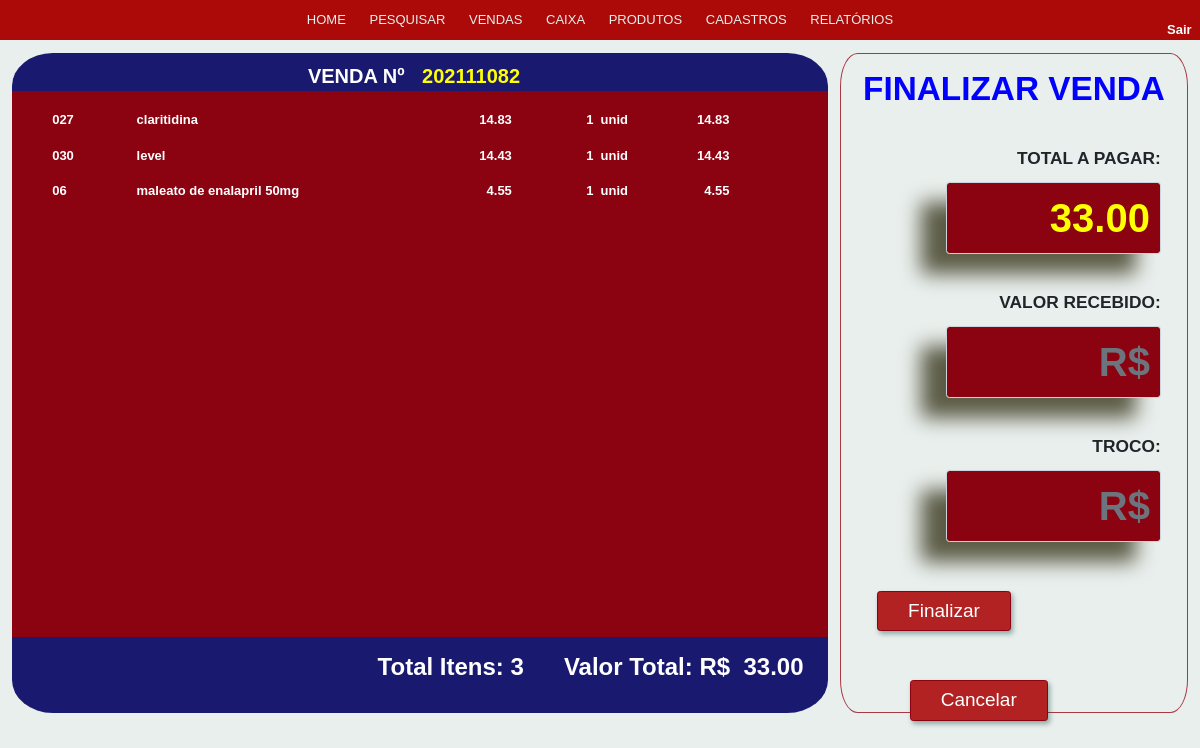
Screenshot of /view/FecharVendaCaixa.php?id_get_venda_up=47 with the database file from the repository.
### tables this page shows
CREATE TABLE IF NOT EXISTS `venda` (
  `id_venda` INT NOT NULL AUTO_INCREMENT,
  `codigo_venda` INT(15) NOT NULL,
  `pessoa_id_pessoa_vendedor` INT NULL,
  `pessoa_id_pessoa_cliente` INT NULL,
  `data_venda` VARCHAR(11) NULL,
  `tipo_pagamento` ENUM('a vista', 'debito', 'credito') NULL,
  `status_venda` ENUM('aberto', 'fechado') NULL DEFAULT 'aberto',
  `valor_venda_sem_desconto` DECIMAL(10,2) NULL,
  `desconto` DECIMAL(10,2) NULL,
  `valor_venda_com_desconto` DECIMAL(10,2) NULL,
  `total_item_venda` INT NULL,
  INDEX `fk_venda_pessoa1_idx` (`pessoa_id_pessoa_vendedor` ASC) ,
  INDEX `fk_venda_pessoa2_idx` (`pessoa_id_pessoa_cliente` ASC) ,
  UNIQUE INDEX `id_venda_UNIQUE` (`id_venda` ASC) ,
  PRIMARY KEY (`id_venda`),
  CONSTRAINT `fk_venda_pessoa1`
    FOREIGN KEY (`pessoa_id_pessoa_vendedor`)
    REFERENCES `pessoa` (`id_pessoa`)
    ON DELETE NO ACTION
    ON UPDATE NO ACTION,
  CONSTRAINT `fk_venda_pessoa2`
    FOREIGN KEY (`pessoa_id_pessoa_cliente`)
    REFERENCES `pessoa` (`id_pessoa`)
    ON DELETE NO ACTION
    ON UPDATE NO ACTION);

CREATE TABLE IF NOT EXISTS `produto` (
  `id_produto` INT NOT NULL AUTO_INCREMENT,
  `nome_produto` VARCHAR(60) NOT NULL,
  `preco_custo` DECIMAL(10,2) NULL,
  `preco_venda` DECIMAL(10,2) NULL,
  `codigo_barras` VARCHAR(45) NULL,
  `pessoa_id_pessoa` INT NOT NULL,
  PRIMARY KEY (`id_produto`),
  INDEX `fk_produto_pessoa1_idx` (`pessoa_id_pessoa` ASC) ,
  CONSTRAINT `fk_produto_pessoa1`
    FOREIGN KEY (`pessoa_id_pessoa`)
    REFERENCES `pessoa` (`id_pessoa`)
    ON DELETE NO ACTION
    ON UPDATE NO ACTION);

CREATE TABLE IF NOT EXISTS `item_Venda` (
  `id_item_venda` INT NOT NULL AUTO_INCREMENT,
  `venda_id_venda` INT NOT NULL,
  `produto_id_produto` INT NOT NULL,
  `quantidade_item` INT NULL,
  `valor_total_item` DECIMAL(10,2) NULL,
  PRIMARY KEY (`id_item_venda`),
  INDEX `fk_Item_Venda_venda1_idx` (`venda_id_venda` ASC) ,
  INDEX `fk_Item_Venda_produto1_idx` (`produto_id_produto` ASC) ,
  CONSTRAINT `fk_Item_Venda_venda1`
    FOREIGN KEY (`venda_id_venda`)
    REFERENCES `venda` (`id_venda`)
    ON DELETE NO ACTION
    ON UPDATE NO ACTION,
  CONSTRAINT `fk_Item_Venda_produto1`
    FOREIGN KEY (`produto_id_produto`)
    REFERENCES `produto` (`id_produto`)
    ON DELETE NO ACTION
    ON UPDATE NO ACTION);

### model/Venda.php (called while the page is built, shortened)
<?php
require_once 'Conexao.php';
require_once 'Produto.php';
require_once 'ItemVenda.php';
class Venda
{
    public function selectVendaAbertaLikeId($idVendaLike)
    {
        $conexao = new Conexao();
        $dados  = $conexao->pdo->prepare("SELECT * FROM venda WHERE id_venda = :id AND status_venda = 'aberto'");
        $dados->bindValue("id", $idVendaLike);
        $dados->execute();
        $dadosSelecionados = $dados->fetchAll(PDO::FETCH_ASSOC);
        return $dadosSelecionados;
    }
}
?>

### model/Conexao.php (called while the page is built, shortened)
<?php
class Conexao {
   public $dbname = "projeto_cristofarma";
   public $host = "localhost";
   public $user = "root";
   public $senha = "";
    function __construct()
    {
        try {
            $this->pdo  = new PDO("mysql:dbname=" . $this->dbname . ";host=" . $this->host, $this->user, $this->senha);
        } catch (PDOException $e) {
            echo "Erro com Banco de Dados: " . $e->getMessage();
            exit();
        } catch (Exception $e) {
            echo "Erro Generico: " . $e->getMessage();
            exit();
        }
    }
}
?>

### model/ItemVenda.php (called while the page is built, shortened)
<?php
require_once 'Produto.php';
require_once 'Venda.php';
require_once 'Conexao.php';
class ItemVenda
{
    public function selectItemVendaLikeId($id_venda){
        $conexao = new Conexao();
        $dados = $conexao->pdo->prepare(" SELECT * FROM item_venda WHERE venda_id_venda = :idv");
        $dados->bindValue("idv", $id_venda);
        $dados->execute();
        $dadosSelecionados = $dados->fetchAll(PDO::FETCH_ASSOC);
        return $dadosSelecionados;
    }
}
?>

### model/Produto.php (called while the page is built, shortened)
<?php
require_once 'Conexao.php';
require_once 'Venda.php';
class Produto
{
        public function selectProduto($id_up)
    {
        $conexao = new Conexao();
        $dados  = $conexao->pdo->prepare("SELECT * FROM produto WHERE id_produto = :id" );
        $dados->bindValue("id", $id_up);
        $dados->execute();
        $dadosSelecionados = $dados->fetch(PDO::FETCH_ASSOC);
        return $dadosSelecionados;
    }
}
?>

### view/FecharVendaCaixa.php (the view, shortened to what this page needs)
<!doctype html>
<html lang="pt">
<head>
    <link rel="stylesheet" href="../css/bootstrap/nav/navegador.css">
    <link rel="stylesheet" href="../css/estilo.css">
</head>
<body>
    <header>
    <nav class="dp-menu">
        <ul>
            <li><a href="home.php">HOME</a></li>
            <li><a href="#">PESQUISAR</a>
            </li>
            <li><a href="Vendas.php">VENDAS</a></li>
            <li><a href="Caixa.php">CAIXA</a></li>
            <li><a href="#">PRODUTOS</a>
            </li>
            <li><a href="Cadastros.php">CADASTROS</a></li>
            <li><a href="#">RELATÓRIOS</a>
        </ul>
    </nav>
    </header>
    <section id="principalCaaixa">
    <div id="vendaDetalhada">
    <div id="divSair"  >
        <a href="../index.php">Sair</a>
    </div>
    <div id="divDetalharVenda" style="background-color: #191970; border: none;" >
    <?php
            require_once '../model/Produto.php';
            require_once '../model/Venda.php';
            require_once '../model/Cupom.php';
            $produto = new Produto();
            $itemVenda = new ItemVenda();
            $venda = new Venda();
            if (isset($_GET['id_get_venda_up'])) {
                $codigo_venda = $_GET['id_get_venda_up'];
                $ListVendaReturn = $venda->selectVendaAbertaLikeId($codigo_venda);
                $id_venda = $ListVendaReturn[0]['id_venda'];
                $codigo_venda_return = $ListVendaReturn[0]['codigo_venda'];
                $valor_venda_return = $ListVendaReturn[0]['valor_venda_com_desconto'];
                $total_item_venda_return = $ListVendaReturn[0]['total_item_venda'];
            }
         ?>
    <legend style="color: white; font-weight: bold; margin-top: 1%;"> VENDA Nº  <input id="saidaIdVendaFecharCaixa" size="8"
         value="<?php echo $codigo_venda_return;?>" style="background-color: #191970; color: yellow ; text-align: center; margin-top: -30%; border: none;
            text-decoration: none; font-weight: bold; font-size: 15pt;"><br>
     <div>
            <div  id="descricaoVendaCaixa" class="scroll" >
        <?php
            if (isset($ListVendaReturn) && !empty($ListVendaReturn))  {
                $itemVendaReturn = $itemVenda->selectItemVendaLikeId($id_venda);
                $complemento = 0;
        ?><br>
                <table style="width: 95%; text-align: right; color: white; margin-top: -2%; margin-left: 2%;">
    <?php
        for ($i=0; $i < count($itemVendaReturn) ; $i++)
        {
            echo "<tr>";
            foreach ($itemVendaReturn[$i] as $key => $value)
            {
                if ($key == "produto_id_produto")
                {
                    $dados = $produto->selectProduto($value);
                    echo "<td style='text-align: left;'>".$complemento.$dados['id_produto']."</td>";
                    echo "<td style='text-align: left;'>".$dados['nome_produto']."</td>";
                }
            }
                    foreach ($itemVendaReturn[$i] as $key => $value)
                    {
                        if ($key == "valor_total_item")
                        {
                            echo "<td>".$dados['preco_venda']."</td>";
                        }
                    }
                    foreach ($itemVendaReturn[$i] as $key => $value)
                    {
                        if ($key == "quantidade_item")
                        {
                            echo "<td>".$value.'&nbsp unid'."</td>";
                        }
                    }
                    foreach ($itemVendaReturn[$i] as $key => $value)
                    {
                        if ($key == "valor_total_item")
                        {
                            echo "<td>".$value."</td>";
                            echo "<td>"."</td>";
                        }
                    }
                        echo "</tr>";
                }
            }
    ?>
    </table>
           </div >
    <div id="resumoVenda" style=" color: white; font-size: 18pt; font-family: Arial, Helvetica, sans-serif; float: right; margin-right: 3%; margin-top: 1.5%;">
        <?php
            if (isset($ListVendaReturn) && !empty($ListVendaReturn))  {
                echo 'Total Itens:&nbsp;'.$total_item_venda_return.'&nbsp;&nbsp;&nbsp;&nbsp;&nbsp;&nbsp;';
                echo 'Valor Total: R$ &nbsp;'.$valor_venda_return;
            }
        ?>
    </div>
</div>
    </div>
        <form id="fecharVendaCaixa" name="fecharVenda" action="" method="POST">
            <legend style="margin-bottom: 10%; font-size: 25pt; font-weight: bolder; color: blue;">FINALIZAR VENDA</legend>
            <label>Total a Pagar:</label><br>
            <input id="valorPagar" class="form-control" name="totalApagar" size="6" placeholder="R$" placeholder="R$"
                value="<?php if(isset($ListVendaReturn)){echo number_format($valor_venda_return, 2, '.','.');}?>" ><br><br><br>
            <label>Valor Recebido:</label><br>
            <input id="valorRecebido" class="form-control" name="valorRecebido" type="text" size="6" placeholder="R$"
                value="<?php
                            if (isset($_POST['valorRecebido']))
                            {
                                echo number_format($valorDigitado, 2, '.','.');
                            }
                        ?>"><br><br><br>
            <label>Troco:</label><br>
            <input id="troco" class="form-control" name="troco" size="6" placeholder="R$"
                    value="<?php if (isset($valorDigitado)) {
                        echo number_format($troco, 2, '.','.');
                    }?>" disabled><br><br>
            <button class="btn btn-outline-danger" id="btnFinalizar" name="btnFinalizar" onclick="" style="display: inline; margin-left: 8%; margin-top: 15%;">Finalizar</button>
            <button class="btn btn-outline-danger" id="btnCancelar" name="btnCancelar" onclick=""  style="display: inline; margin-left: 18%; margin-top: 15%;">Cancelar</button>
        </form>
    </div>
    </section>
</body>
</html>

### css/estilo.css (style rules this page uses)
* { padding: 0px; margin: 0px; font-family: sans-serif; font-size: 13px; }
#cadastro input, label { display: inline-block; font-size: 13pt; }
legend { text-align: center; font-size: 15pt; margin-top: 0px; }
input { font-size: 13pt; }
#notaFiscal input, label { display: inline-block; font-size: 13pt; }
.btn { padding: 5px 30px; text-align: center; text-decoration: none; display: inline-block; font-size: 19px; box-shadow: 2px 3px 5px rgb(10 74 67 / 42%); }
.btn-outline-danger { color: #fff; background-color: #B22222; border: #8b0210 solid 1px; }
#fecharVendaCaixa { text-transform: capitalize; font-size: 18pt ; width: 29%; border: rgba(168, 57, 68) solid 1px; height: 660px; float: right; margin-right: 1%; padding: 10px; border-radius: 5%; }
#fecharVendaCaixa label { text-transform: uppercase; font-size: 13pt ; font-weight: bolder; float: right; margin-right: 5%; }
#fecharVendaCaixa input { font-size: 30pt; height: auto; text-align: right; float: right; margin-right: 5%; background-color: #8b0210; color: yellow; font-weight: bold; box-shadow: 5px 5px 0px #333; -webkit-box-shadow: -25px 20px 20px rgb(92, 92, 70); -moz-box-shadow: 5px 5px 0px #333; }
#divDetalharVenda { border: rgba(168, 57, 68) solid 1px; background-color: #8b0210; width: 68%; height: 660px; margin-left: 1%; float: left; border-radius: 5%; }
#descricaoVendaCaixa { background-color: #8b0210; width: 100%; height: 42em; padding: 1%; }
.scroll { max-width: 100%; overflow: auto; }
#divSair { width: 2%; font-size: 12pt; float: right; margin-right: 1%; margin-left: 80%; margin-top: -3%; }
#divSair a { color: white; font-weight: bolder; padding: 3px; }

### rows the page displays
venda: codigo_venda "202111082", total_item_venda "3", valor_venda_com_desconto "33.00", totalApagar "33.00"
produto: id_produto "27", nome_produto "claritidina", preco_venda "14.83"
item_venda: quantidade_item "1", valor_total_item "14.83"
produto: id_produto "30", nome_produto "level", preco_venda "14.43"
item_venda: quantidade_item "1", valor_total_item "14.43"
produto: id_produto "6", nome_produto "maleato de enalapril 50mg", preco_venda "4.55"
item_venda: quantidade_item "1", valor_total_item "4.55"
